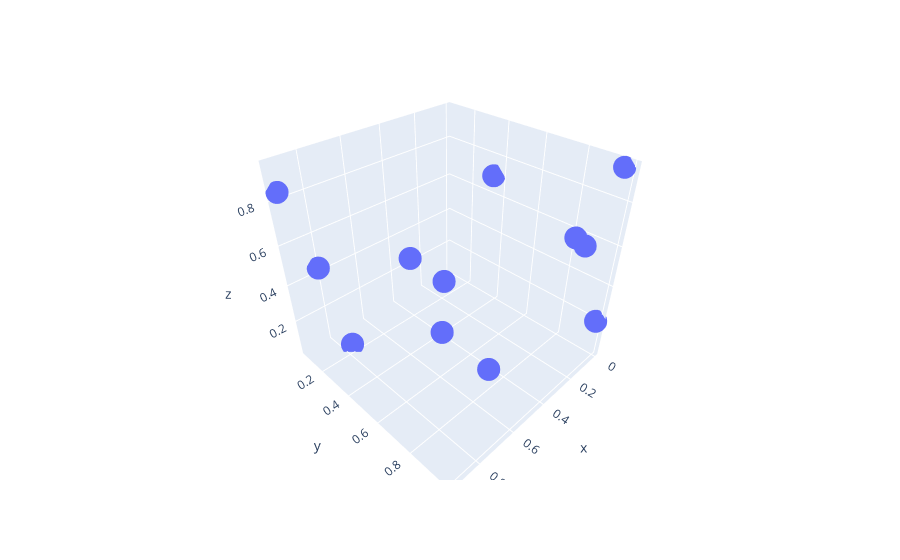

Here is the notebook cell this chart was saved with:
### Code cell
df = pd.DataFrame(np.random.rand(12, 3), columns=list('ABC'))
px.scatter_3d(x=df['A'], y=df['B'], z=df['C'])

### Figure 1 — Plotly figure (JSON) as saved in the notebook; plotly's stock layout.template omitted (floating-point values rounded to 4 significant figures)
{"data": [{"hovertemplate": "x=%{x}<br>y=%{y}<br>z=%{z}<extra></extra>", "legendgroup": "", "marker": {"color": "#636efa", "symbol": "circle"}, "mode": "markers", "name": "", "scene": "scene", "showlegend": false, "type": "scatter3d", "x": [0.71, 0.7685, 0.006927, 0.6682, 0.6291, 0.3625, 0.9248, 0.01162, 0.01137, 0.04273, 0.8172, 0.2355], "y": [0.7281, 0.1749, 0.9706, 0.9266, 0.4676, 0.3823, 0.06493, 0.9899, 0.3563, 0.89, 0.07044, 0.9482], "z": [0.4229, 0.03024, 0.9377, 0.3432, 0.5923, 0.2959, 0.8404, 0.2092, 0.7057, 0.576, 0.4425, 0.7243]}], "layout": {"legend": {"tracegroupgap": 0}, "margin": {"t": 60}, "scene": {"domain": {"x": [0, 1], "y": [0, 1]}, "xaxis": {"title": {"text": "x"}}, "yaxis": {"title": {"text": "y"}}, "zaxis": {"title": {"text": "z"}}}}}
